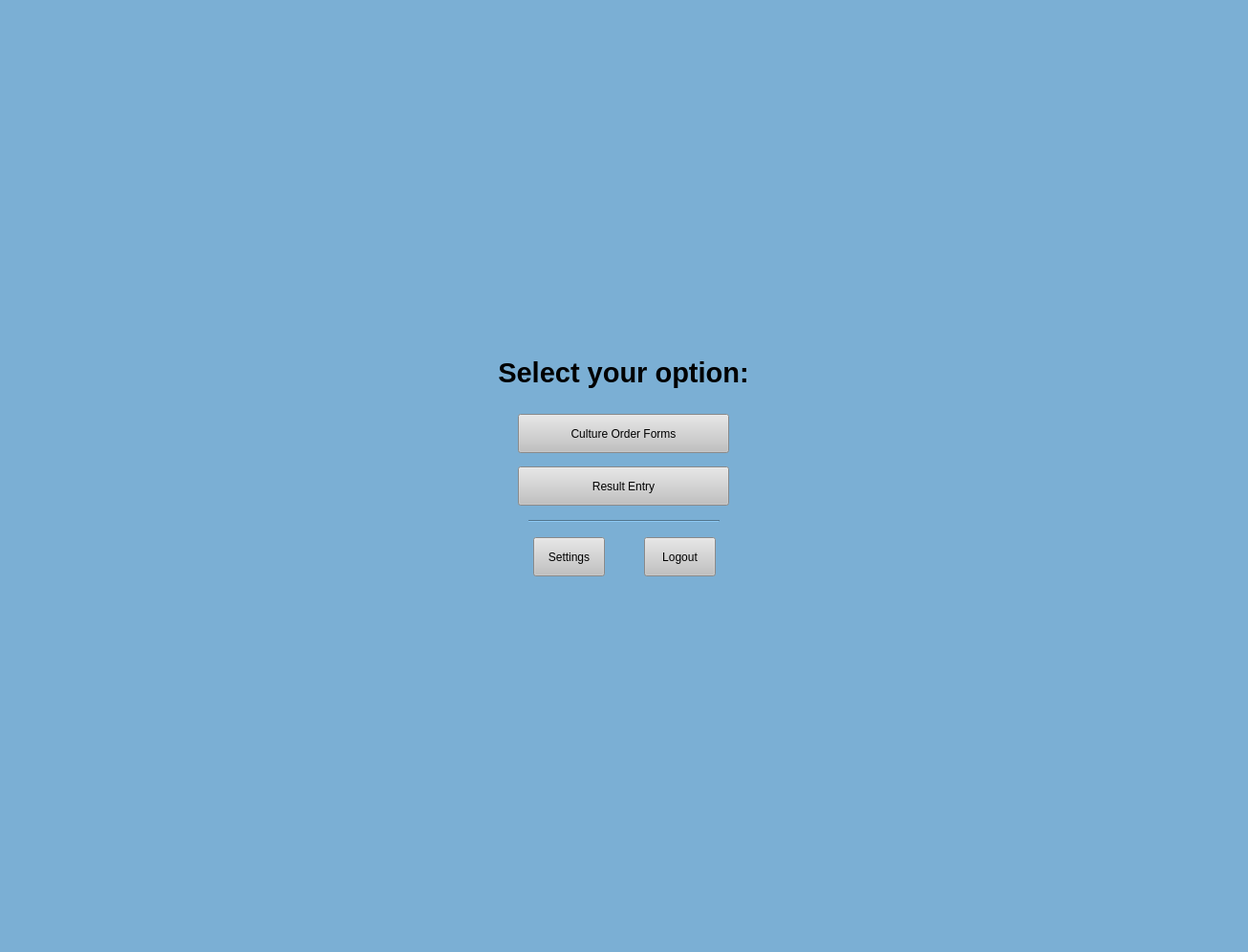
<?xml version="1.0" encoding="UTF-8"?>
<ui version="4.0">
 <class>MainWindow</class>
 <widget class="QMainWindow" name="MainWindow">
  <property name="enabled">
   <bool>true</bool>
  </property>
  <property name="geometry">
   <rect>
    <x>0</x>
    <y>0</y>
    <width>1306</width>
    <height>996</height>
   </rect>
  </property>
  <property name="windowTitle">
   <string>Login</string>
  </property>
  <property name="styleSheet">
   <string notr="true">background-color: rgb(123, 175, 212);</string>
  </property>
  <property name="toolButtonStyle">
   <enum>Qt::ToolButtonIconOnly</enum>
  </property>
  <widget class="QWidget" name="centralwidget">
   <layout class="QGridLayout" name="gridLayout">
    <item row="6" column="0">
     <spacer name="verticalSpacer_3">
      <property name="orientation">
       <enum>Qt::Vertical</enum>
      </property>
      <property name="sizeType">
       <enum>QSizePolicy::MinimumExpanding</enum>
      </property>
      <property name="sizeHint" stdset="0">
       <size>
        <width>20</width>
        <height>0</height>
       </size>
      </property>
     </spacer>
    </item>
    <item row="1" column="0" alignment="Qt::AlignHCenter|Qt::AlignVCenter">
     <widget class="QLabel" name="label_5">
      <property name="sizePolicy">
       <sizepolicy hsizetype="Fixed" vsizetype="Fixed">
        <horstretch>0</horstretch>
        <verstretch>0</verstretch>
       </sizepolicy>
      </property>
      <property name="maximumSize">
       <size>
        <width>300</width>
        <height>200</height>
       </size>
      </property>
      <property name="text">
       <string/>
      </property>
      <property name="pixmap">
       <pixmap>../Icon/OMCDb.ico</pixmap>
      </property>
     </widget>
    </item>
    <item row="4" column="0">
     <spacer name="verticalSpacer_8">
      <property name="orientation">
       <enum>Qt::Vertical</enum>
      </property>
      <property name="sizeType">
       <enum>QSizePolicy::Minimum</enum>
      </property>
      <property name="sizeHint" stdset="0">
       <size>
        <width>20</width>
        <height>20</height>
       </size>
      </property>
     </spacer>
    </item>
    <item row="5" column="0">
     <layout class="QVBoxLayout" name="verticalLayout">
      <item alignment="Qt::AlignHCenter|Qt::AlignVCenter">
       <widget class="QPushButton" name="cultureOrder">
        <property name="sizePolicy">
         <sizepolicy hsizetype="Fixed" vsizetype="Fixed">
          <horstretch>0</horstretch>
          <verstretch>0</verstretch>
         </sizepolicy>
        </property>
        <property name="minimumSize">
         <size>
          <width>221</width>
          <height>41</height>
         </size>
        </property>
        <property name="maximumSize">
         <size>
          <width>16777215</width>
          <height>16777215</height>
         </size>
        </property>
        <property name="cursor">
         <cursorShape>PointingHandCursor</cursorShape>
        </property>
        <property name="styleSheet">
         <string notr="true">QPushButton:hover {

background-color: rgb(210, 210, 210);

}

QPushButton {

background-color: rgb(193, 193, 193);

}</string>
        </property>
        <property name="text">
         <string>Culture Order Forms</string>
        </property>
       </widget>
      </item>
      <item>
       <spacer name="verticalSpacer_5">
        <property name="orientation">
         <enum>Qt::Vertical</enum>
        </property>
        <property name="sizeType">
         <enum>QSizePolicy::Minimum</enum>
        </property>
        <property name="sizeHint" stdset="0">
         <size>
          <width>20</width>
          <height>8</height>
         </size>
        </property>
       </spacer>
      </item>
      <item alignment="Qt::AlignHCenter|Qt::AlignVCenter">
       <widget class="QPushButton" name="resultEntry">
        <property name="sizePolicy">
         <sizepolicy hsizetype="Fixed" vsizetype="Fixed">
          <horstretch>0</horstretch>
          <verstretch>0</verstretch>
         </sizepolicy>
        </property>
        <property name="minimumSize">
         <size>
          <width>221</width>
          <height>41</height>
         </size>
        </property>
        <property name="cursor">
         <cursorShape>PointingHandCursor</cursorShape>
        </property>
        <property name="styleSheet">
         <string notr="true">QPushButton:hover {

background-color: rgb(210, 210, 210);

}

QPushButton {

background-color: rgb(193, 193, 193);

}</string>
        </property>
        <property name="text">
         <string>Result Entry</string>
        </property>
       </widget>
      </item>
      <item>
       <spacer name="verticalSpacer_6">
        <property name="orientation">
         <enum>Qt::Vertical</enum>
        </property>
        <property name="sizeType">
         <enum>QSizePolicy::Minimum</enum>
        </property>
        <property name="sizeHint" stdset="0">
         <size>
          <width>20</width>
          <height>8</height>
         </size>
        </property>
       </spacer>
      </item>
      <item alignment="Qt::AlignHCenter">
       <widget class="Line" name="line">
        <property name="minimumSize">
         <size>
          <width>200</width>
          <height>5</height>
         </size>
        </property>
        <property name="orientation">
         <enum>Qt::Horizontal</enum>
        </property>
       </widget>
      </item>
      <item>
       <spacer name="verticalSpacer">
        <property name="orientation">
         <enum>Qt::Vertical</enum>
        </property>
        <property name="sizeType">
         <enum>QSizePolicy::Minimum</enum>
        </property>
        <property name="sizeHint" stdset="0">
         <size>
          <width>20</width>
          <height>8</height>
         </size>
        </property>
       </spacer>
      </item>
      <item>
       <layout class="QHBoxLayout" name="horizontalLayout">
        <property name="topMargin">
         <number>0</number>
        </property>
        <item>
         <spacer name="horizontalSpacer">
          <property name="orientation">
           <enum>Qt::Horizontal</enum>
          </property>
          <property name="sizeHint" stdset="0">
           <size>
            <width>40</width>
            <height>20</height>
           </size>
          </property>
         </spacer>
        </item>
        <item>
         <widget class="QPushButton" name="settings">
          <property name="minimumSize">
           <size>
            <width>75</width>
            <height>41</height>
           </size>
          </property>
          <property name="maximumSize">
           <size>
            <width>75</width>
            <height>41</height>
           </size>
          </property>
          <property name="cursor">
           <cursorShape>PointingHandCursor</cursorShape>
          </property>
          <property name="styleSheet">
           <string notr="true">QPushButton:hover {

background-color: rgb(210, 210, 210);

}

QPushButton {

background-color: rgb(193, 193, 193);

}</string>
          </property>
          <property name="text">
           <string>Settings</string>
          </property>
         </widget>
        </item>
        <item>
         <spacer name="horizontalSpacer_3">
          <property name="orientation">
           <enum>Qt::Horizontal</enum>
          </property>
          <property name="sizeType">
           <enum>QSizePolicy::Minimum</enum>
          </property>
          <property name="sizeHint" stdset="0">
           <size>
            <width>35</width>
            <height>20</height>
           </size>
          </property>
         </spacer>
        </item>
        <item>
         <widget class="QPushButton" name="logout">
          <property name="sizePolicy">
           <sizepolicy hsizetype="Minimum" vsizetype="Fixed">
            <horstretch>0</horstretch>
            <verstretch>0</verstretch>
           </sizepolicy>
          </property>
          <property name="minimumSize">
           <size>
            <width>75</width>
            <height>41</height>
           </size>
          </property>
          <property name="maximumSize">
           <size>
            <width>75</width>
            <height>41</height>
           </size>
          </property>
          <property name="cursor">
           <cursorShape>PointingHandCursor</cursorShape>
          </property>
          <property name="styleSheet">
           <string notr="true">QPushButton:hover {

background-color: rgb(210, 210, 210);

}

QPushButton {

background-color: rgb(193, 193, 193);

}</string>
          </property>
          <property name="text">
           <string>Logout</string>
          </property>
         </widget>
        </item>
        <item>
         <spacer name="horizontalSpacer_2">
          <property name="orientation">
           <enum>Qt::Horizontal</enum>
          </property>
          <property name="sizeHint" stdset="0">
           <size>
            <width>40</width>
            <height>20</height>
           </size>
          </property>
         </spacer>
        </item>
       </layout>
      </item>
      <item>
       <spacer name="verticalSpacer_7">
        <property name="orientation">
         <enum>Qt::Vertical</enum>
        </property>
        <property name="sizeType">
         <enum>QSizePolicy::Minimum</enum>
        </property>
        <property name="sizeHint" stdset="0">
         <size>
          <width>20</width>
          <height>8</height>
         </size>
        </property>
       </spacer>
      </item>
      <item>
       <layout class="QHBoxLayout" name="horizontalLayout_4">
        <property name="topMargin">
         <number>25</number>
        </property>
       </layout>
      </item>
     </layout>
    </item>
    <item row="2" column="0">
     <spacer name="verticalSpacer_4">
      <property name="orientation">
       <enum>Qt::Vertical</enum>
      </property>
      <property name="sizeType">
       <enum>QSizePolicy::Minimum</enum>
      </property>
      <property name="sizeHint" stdset="0">
       <size>
        <width>20</width>
        <height>15</height>
       </size>
      </property>
     </spacer>
    </item>
    <item row="3" column="0" alignment="Qt::AlignHCenter">
     <widget class="QLabel" name="label_2">
      <property name="sizePolicy">
       <sizepolicy hsizetype="Fixed" vsizetype="Fixed">
        <horstretch>0</horstretch>
        <verstretch>0</verstretch>
       </sizepolicy>
      </property>
      <property name="text">
       <string>&lt;html&gt;&lt;head/&gt;&lt;body&gt;&lt;p align=&quot;center&quot;&gt;&lt;span style=&quot; font-size:22pt; font-weight:600;&quot;&gt;Select your option:&lt;/span&gt;&lt;/p&gt;&lt;/body&gt;&lt;/html&gt;</string>
      </property>
     </widget>
    </item>
    <item row="0" column="0">
     <spacer name="verticalSpacer_2">
      <property name="orientation">
       <enum>Qt::Vertical</enum>
      </property>
      <property name="sizeType">
       <enum>QSizePolicy::MinimumExpanding</enum>
      </property>
      <property name="sizeHint" stdset="0">
       <size>
        <width>20</width>
        <height>40</height>
       </size>
      </property>
     </spacer>
    </item>
   </layout>
  </widget>
  <widget class="QMenuBar" name="menubar">
   <property name="geometry">
    <rect>
     <x>0</x>
     <y>0</y>
     <width>1306</width>
     <height>21</height>
    </rect>
   </property>
  </widget>
  <widget class="QStatusBar" name="statusbar"/>
 </widget>
 <resources/>
 <connections/>
</ui>
